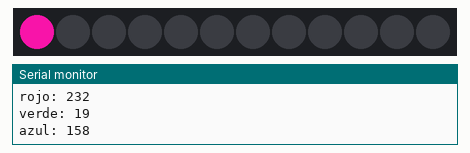
Simulated run of this sketch. Board: Arduino Uno, built with avr-gcc and run on an emulated ATmega328P. Parts: 12 RGB LEDs in strip order, left to right, the last lines printed to the serial monitor. Dim RGB values are drawn brighter than linear; random numbers use the default seed unless the sketch sets one.

Above: at 0.05 s.
At 4.99 s:
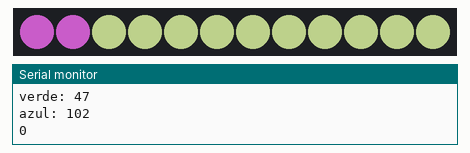
At 9.93 s:
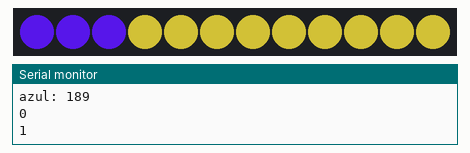
At 19.9 s:
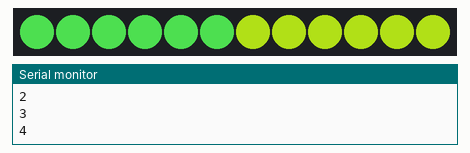
At 30.19 s:
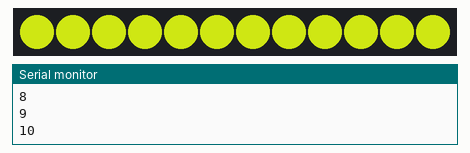
At 39.86 s:
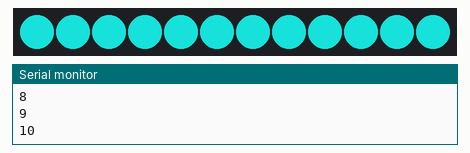

The sketch:

neopixels1.ino
```cpp
#include <Adafruit_NeoPixel.h>

byte neoPixelPin = 2;
byte pixs = 12;

Adafruit_NeoPixel pixels = Adafruit_NeoPixel(pixs, neoPixelPin, NEO_GRB + NEO_KHZ800);

int retardo = 100;
int rojo = 0;
int verde = 0;
int azul = 0;

void setup()
{
  pixels.begin();
  Serial.begin(9600);
}

void loop()
{
  setColor();
  for(int i = 0; i < pixs; i++){
    pixels.setPixelColor(i, pixels.Color(rojo, verde, azul));
    pixels.show();
    delay(retardo);
    Serial.println(i);
  }
}

void setColor()
{
  rojo = random(0, 255);
  verde = random(0,255);
  azul = random(0, 255);
  Serial.print("rojo: ");
  Serial.println(rojo);
  Serial.print("verde: ");
  Serial.println(verde);
  Serial.print("azul: ");
  Serial.println(azul);
}
```
